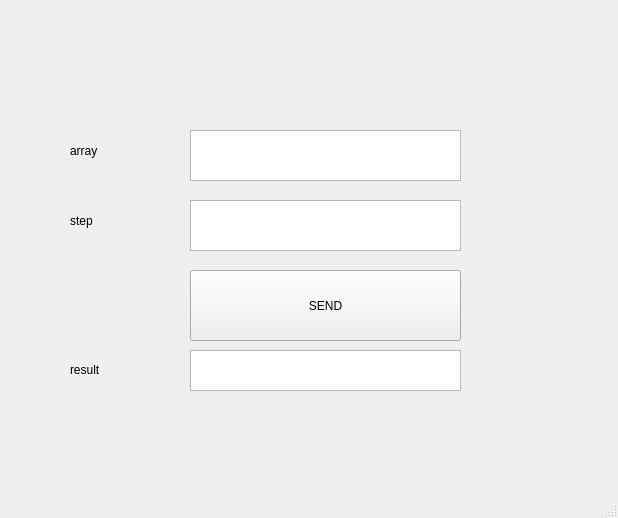
<?xml version="1.0" encoding="UTF-8"?>
<ui version="4.0">
 <class>MainWindow</class>
 <widget class="QMainWindow" name="MainWindow">
  <property name="geometry">
   <rect>
    <x>0</x>
    <y>0</y>
    <width>618</width>
    <height>518</height>
   </rect>
  </property>
  <property name="windowTitle">
   <string>MainWindow</string>
  </property>
  <widget class="QWidget" name="centralwidget">
   <widget class="QPushButton" name="pushButton">
    <property name="geometry">
     <rect>
      <x>190</x>
      <y>270</y>
      <width>271</width>
      <height>71</height>
     </rect>
    </property>
    <property name="text">
     <string>SEND</string>
    </property>
   </widget>
   <widget class="QLabel" name="label_3">
    <property name="geometry">
     <rect>
      <x>250</x>
      <y>80</y>
      <width>131</width>
      <height>20</height>
     </rect>
    </property>
    <property name="text">
     <string/>
    </property>
   </widget>
   <widget class="QTextEdit" name="textEdit">
    <property name="geometry">
     <rect>
      <x>190</x>
      <y>130</y>
      <width>271</width>
      <height>51</height>
     </rect>
    </property>
   </widget>
   <widget class="QTextEdit" name="textEdit_2">
    <property name="geometry">
     <rect>
      <x>190</x>
      <y>200</y>
      <width>271</width>
      <height>51</height>
     </rect>
    </property>
   </widget>
   <widget class="QLabel" name="label">
    <property name="geometry">
     <rect>
      <x>70</x>
      <y>140</y>
      <width>111</width>
      <height>21</height>
     </rect>
    </property>
    <property name="text">
     <string>array</string>
    </property>
   </widget>
   <widget class="QLabel" name="label_2">
    <property name="geometry">
     <rect>
      <x>70</x>
      <y>200</y>
      <width>101</width>
      <height>41</height>
     </rect>
    </property>
    <property name="text">
     <string>step</string>
    </property>
   </widget>
   <widget class="QTextEdit" name="textEdit_3">
    <property name="geometry">
     <rect>
      <x>190</x>
      <y>350</y>
      <width>271</width>
      <height>41</height>
     </rect>
    </property>
   </widget>
   <widget class="QLabel" name="label_4">
    <property name="geometry">
     <rect>
      <x>70</x>
      <y>360</y>
      <width>63</width>
      <height>20</height>
     </rect>
    </property>
    <property name="text">
     <string>result</string>
    </property>
   </widget>
  </widget>
  <widget class="QMenuBar" name="menubar">
   <property name="geometry">
    <rect>
     <x>0</x>
     <y>0</y>
     <width>618</width>
     <height>25</height>
    </rect>
   </property>
  </widget>
  <widget class="QStatusBar" name="statusbar"/>
 </widget>
 <resources/>
 <connections/>
</ui>
